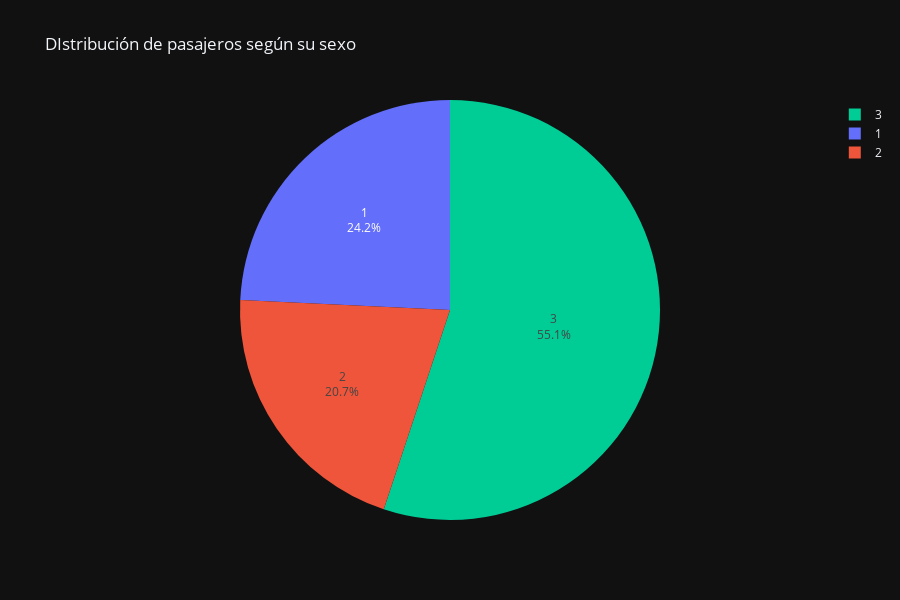

Notebook cell for this chart:
### Code cell
fig = px.pie(totla_pjr,values='Total',names='Pclass', height=600 , title='DIstribución de pasajeros según su sexo', template="plotly_dark", color='Pclass')
fig.update_traces(textposition='inside', textinfo='percent+label')
fig.show()

### Figure 1 — Plotly figure (JSON) as saved in the notebook; plotly's stock layout.template omitted (floating-point values rounded to 4 significant figures)
{"data": [{"customdata": [[1], [2], [3]], "domain": {"x": [0, 1], "y": [0, 1]}, "hovertemplate": "Pclass=%{customdata[0]}<br>Total=%{value}<extra></extra>", "labels": [1, 2, 3], "legendgroup": "", "marker": {"colors": ["#636efa", "#EF553B", "#00cc96"]}, "name": "", "showlegend": true, "textinfo": "percent+label", "textposition": "inside", "type": "pie", "values": [216, 184, 491]}], "layout": {"height": 600, "legend": {"tracegroupgap": 0}, "title": {"text": "DIstribución de pasajeros según su sexo"}}}
